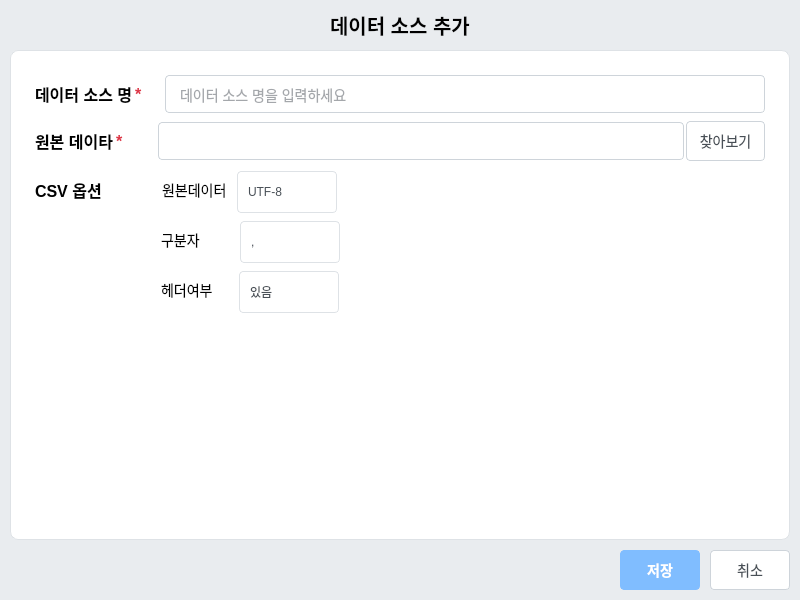
<?xml version="1.0" encoding="UTF-8"?>
<ui version="4.0">
 <class>DataSourceDialog</class>
 <widget class="QMainWindow" name="DataSourceDialog">
  <property name="geometry">
   <rect>
    <x>0</x>
    <y>0</y>
    <width>800</width>
    <height>600</height>
   </rect>
  </property>
  <property name="minimumSize">
   <size>
    <width>800</width>
    <height>600</height>
   </size>
  </property>
  <property name="maximumSize">
   <size>
    <width>800</width>
    <height>600</height>
   </size>
  </property>
  <property name="windowTitle">
   <string>S-DIA - 데이터 소스</string>
  </property>
  <widget class="QWidget" name="centralwidget">
   <property name="styleSheet">
    <string notr="true">QWidget#centralwidget {
    background-color: #e9ecef;
}
QLabel {
    color: #000000;
    font-size: 14px;
    background-color: transparent;
}
QLineEdit, QTextEdit {
    padding: 8px 12px;
    border: 1px solid #ced4da;
    border-radius: 4px;
    background-color: #ffffff;
    font-size: 14px;
    min-height: 20px;
    color: #495057;
}
QLineEdit:focus, QTextEdit:focus {
    border: 1px solid #80bdff;
    border-color: #80bdff;
    outline: 0;
}
QPushButton {
    color: #495057;
    background-color: #ffffff;
    border: 1px solid #ced4da;
    padding: 8px;
    border-radius: 4px;
    font-size: 14px;
}
QPushButton:hover {
    background-color: #f8f9fa;
}
QPushButton#save_button {
    color: #fff;
    background-color: #80bdff;
    border-color: #80bdff;
    font-weight: bold;
}
QPushButton#save_button:hover {
    color: #fff;
    background-color: #80bdff;
    border-color: #80bdff;
}
QPushButton#save_button:pressed {
    background-color: #80bdff;
    border-color: #80bdff;
}
QFrame#form_container {
    background-color: white;
    border-radius: 8px;
    border: 1px solid #dee2e6;
}</string>
   </property>
   <layout class="QVBoxLayout" name="verticalLayout">
    <property name="spacing">
     <number>10</number>
    </property>
    <property name="leftMargin">
     <number>10</number>
    </property>
    <property name="topMargin">
     <number>10</number>
    </property>
    <property name="rightMargin">
     <number>10</number>
    </property>
    <property name="bottomMargin">
     <number>10</number>
    </property>
    <item>
     <widget class="QWidget" name="title_container" native="true">
      <property name="styleSheet">
       <string notr="true">background-color: transparent;</string>
      </property>
      <layout class="QHBoxLayout" name="horizontalLayout">
       <property name="spacing">
        <number>4</number>
       </property>
       <property name="leftMargin">
        <number>0</number>
       </property>
       <property name="topMargin">
        <number>0</number>
       </property>
       <property name="rightMargin">
        <number>0</number>
       </property>
       <property name="bottomMargin">
        <number>0</number>
       </property>
       <item>
        <spacer name="horizontalSpacer_2">
         <property name="orientation">
          <enum>Qt::Orientation::Horizontal</enum>
         </property>
         <property name="sizeHint" stdset="0">
          <size>
           <width>40</width>
           <height>20</height>
          </size>
         </property>
        </spacer>
       </item>
       <item>
        <widget class="QLabel" name="title_label">
         <property name="styleSheet">
          <string notr="true">font-size: 20px;
font-weight: bold;
color: #000000;
background-color: transparent;</string>
         </property>
         <property name="text">
          <string>데이터 소스 추가</string>
         </property>
        </widget>
       </item>
       <item>
        <spacer name="horizontalSpacer_3">
         <property name="orientation">
          <enum>Qt::Orientation::Horizontal</enum>
         </property>
         <property name="sizeHint" stdset="0">
          <size>
           <width>40</width>
           <height>20</height>
          </size>
         </property>
        </spacer>
       </item>
      </layout>
     </widget>
    </item>
    <item>
     <widget class="QFrame" name="form_container">
      <property name="frameShape">
       <enum>QFrame::Shape::StyledPanel</enum>
      </property>
      <property name="frameShadow">
       <enum>QFrame::Shadow::Raised</enum>
      </property>
      <layout class="QVBoxLayout" name="verticalLayout_2">
       <property name="spacing">
        <number>4</number>
       </property>
       <property name="leftMargin">
        <number>24</number>
       </property>
       <property name="topMargin">
        <number>24</number>
       </property>
       <property name="rightMargin">
        <number>24</number>
       </property>
       <property name="bottomMargin">
        <number>24</number>
       </property>
       <item>
        <widget class="QWidget" name="name_container" native="true">
         <layout class="QHBoxLayout" name="name_layout">
          <property name="spacing">
           <number>2</number>
          </property>
          <property name="leftMargin">
           <number>0</number>
          </property>
          <property name="topMargin">
           <number>0</number>
          </property>
          <property name="rightMargin">
           <number>0</number>
          </property>
          <property name="bottomMargin">
           <number>4</number>
          </property>
          <item>
           <widget class="QLabel" name="name_text">
            <property name="styleSheet">
             <string notr="true">font-size: 16px;
font-weight: bold;</string>
            </property>
            <property name="text">
             <string>데이터 소스 명</string>
            </property>
           </widget>
          </item>
          <item>
           <widget class="QLabel" name="name_required">
            <property name="styleSheet">
             <string notr="true">color: #dc3545;
font-size: 16px;
font-weight: bold;</string>
            </property>
            <property name="text">
             <string>*</string>
            </property>
           </widget>
          </item>
          <item>
           <spacer name="horizontalSpacer_4">
            <property name="orientation">
             <enum>Qt::Orientation::Horizontal</enum>
            </property>
            <property name="sizeHint" stdset="0">
             <size>
              <width>10</width>
              <height>20</height>
             </size>
            </property>
           </spacer>
          </item>
          <item>
           <widget class="QLineEdit" name="name_input">
            <property name="sizePolicy">
             <sizepolicy hsizetype="Fixed" vsizetype="Fixed">
              <horstretch>0</horstretch>
              <verstretch>0</verstretch>
             </sizepolicy>
            </property>
            <property name="minimumSize">
             <size>
              <width>600</width>
              <height>38</height>
             </size>
            </property>
            <property name="maximumSize">
             <size>
              <width>600</width>
              <height>38</height>
             </size>
            </property>
            <property name="placeholderText">
             <string>데이터 소스 명을 입력하세요</string>
            </property>
           </widget>
          </item>
         </layout>
        </widget>
       </item>
       <item>
        <widget class="QWidget" name="data_path_container" native="true">
         <layout class="QHBoxLayout" name="desc_layout">
          <property name="spacing">
           <number>2</number>
          </property>
          <property name="leftMargin">
           <number>0</number>
          </property>
          <property name="topMargin">
           <number>0</number>
          </property>
          <property name="rightMargin">
           <number>0</number>
          </property>
          <property name="bottomMargin">
           <number>4</number>
          </property>
          <item>
           <widget class="QLabel" name="desc_text">
            <property name="styleSheet">
             <string notr="true">font-size: 16px;
font-weight: bold;</string>
            </property>
            <property name="text">
             <string>원본 데이타</string>
            </property>
           </widget>
          </item>
          <item>
           <widget class="QLabel" name="label">
            <property name="styleSheet">
             <string notr="true">color: #dc3545;
font-size: 16px;
font-weight: bold;</string>
            </property>
            <property name="text">
             <string>*</string>
            </property>
           </widget>
          </item>
          <item>
           <spacer name="horizontalSpacer_5">
            <property name="orientation">
             <enum>Qt::Orientation::Horizontal</enum>
            </property>
            <property name="sizeHint" stdset="0">
             <size>
              <width>32</width>
              <height>20</height>
             </size>
            </property>
           </spacer>
          </item>
          <item>
           <widget class="QLineEdit" name="data_path_input">
            <property name="sizePolicy">
             <sizepolicy hsizetype="Expanding" vsizetype="Fixed">
              <horstretch>1</horstretch>
              <verstretch>0</verstretch>
             </sizepolicy>
            </property>
            <property name="minimumSize">
             <size>
              <width>519</width>
              <height>38</height>
             </size>
            </property>
            <property name="maximumSize">
             <size>
              <width>557</width>
              <height>38</height>
             </size>
            </property>
           </widget>
          </item>
          <item>
           <widget class="QPushButton" name="fs_explorer">
            <property name="minimumSize">
             <size>
              <width>79</width>
              <height>0</height>
             </size>
            </property>
            <property name="maximumSize">
             <size>
              <width>79</width>
              <height>16777215</height>
             </size>
            </property>
            <property name="text">
             <string>찾아보기</string>
            </property>
           </widget>
          </item>
         </layout>
        </widget>
       </item>
       <item>
        <widget class="QWidget" name="csv_1_container" native="true">
         <layout class="QHBoxLayout" name="type_layout">
          <property name="spacing">
           <number>2</number>
          </property>
          <property name="leftMargin">
           <number>0</number>
          </property>
          <property name="topMargin">
           <number>0</number>
          </property>
          <property name="rightMargin">
           <number>0</number>
          </property>
          <property name="bottomMargin">
           <number>4</number>
          </property>
          <item>
           <widget class="QLabel" name="type_text">
            <property name="styleSheet">
             <string notr="true">font-size: 16px;
font-weight: bold;</string>
            </property>
            <property name="text">
             <string>CSV 옵션</string>
            </property>
           </widget>
          </item>
          <item>
           <spacer name="horizontalSpacer">
            <property name="orientation">
             <enum>Qt::Orientation::Horizontal</enum>
            </property>
            <property name="sizeType">
             <enum>QSizePolicy::Policy::Fixed</enum>
            </property>
            <property name="sizeHint" stdset="0">
             <size>
              <width>58</width>
              <height>20</height>
             </size>
            </property>
           </spacer>
          </item>
          <item>
           <widget class="QLabel" name="label_2">
            <property name="text">
             <string>원본데이터</string>
            </property>
           </widget>
          </item>
          <item>
           <spacer name="horizontalSpacer_6">
            <property name="orientation">
             <enum>Qt::Orientation::Horizontal</enum>
            </property>
            <property name="sizeType">
             <enum>QSizePolicy::Policy::Fixed</enum>
            </property>
            <property name="sizeHint" stdset="0">
             <size>
              <width>8</width>
              <height>20</height>
             </size>
            </property>
           </spacer>
          </item>
          <item>
           <widget class="QComboBox" name="charset_input">
            <property name="minimumSize">
             <size>
              <width>100</width>
              <height>42</height>
             </size>
            </property>
            <property name="maximumSize">
             <size>
              <width>70</width>
              <height>38</height>
             </size>
            </property>
            <property name="styleSheet">
             <string notr="true">                QComboBox {
                    background-color: white;
                    border: 1px solid #dee2e6;
                    border-radius: 4px;
                    padding: 5px 10px;
                    min-height: 30px;
                    color: #495057;
                }
                QComboBox:focus {
                    border: 1px solid #339af0;
                }
                QComboBox::drop-down {
                    subcontrol-origin: padding;
                    subcontrol-position: center right;
                    width: 30px;
                    border: none;
                }
                QComboBox::down-arrow {
                    image: url(src/ui/resources/images/down-arrow-svgrepo-com.svg);
                    width: 10px;
                    height: 10px;
                    margin-right: 1px;
                }
                QComboBox QAbstractItemView {
                    background-color: white;
                    border: 1px solid #dee2e6;
                    border-radius: 4px;
                    outline: none;
                    selection-background-color: #e9ecef;
                    selection-color: #000;
                }
                QComboBox QAbstractItemView::item {
                    padding: 8px 20px;
                    color: #495057;
                }
                QComboBox QAbstractItemView::item:selected {
                    background-color: #e9ecef;
                    color: #000;
                }</string>
            </property>
            <property name="currentIndex">
             <number>0</number>
            </property>
            <property name="maxVisibleItems">
             <number>13</number>
            </property>
            <property name="insertPolicy">
             <enum>QComboBox::InsertPolicy::NoInsert</enum>
            </property>
            <item>
             <property name="text">
              <string>UTF-8</string>
             </property>
            </item>
            <item>
             <property name="text">
              <string>EUC-KR</string>
             </property>
            </item>
           </widget>
          </item>
          <item>
           <spacer name="type_spacer">
            <property name="orientation">
             <enum>Qt::Orientation::Horizontal</enum>
            </property>
            <property name="sizeHint" stdset="0">
             <size>
              <width>40</width>
              <height>20</height>
             </size>
            </property>
           </spacer>
          </item>
         </layout>
        </widget>
       </item>
       <item>
        <widget class="QWidget" name="csv_2_container" native="true">
         <layout class="QHBoxLayout" name="type_layout">
          <property name="spacing">
           <number>2</number>
          </property>
          <property name="leftMargin">
           <number>0</number>
          </property>
          <property name="topMargin">
           <number>0</number>
          </property>
          <property name="rightMargin">
           <number>0</number>
          </property>
          <property name="bottomMargin">
           <number>4</number>
          </property>
          <item>
           <spacer name="horizontalSpacer_7">
            <property name="orientation">
             <enum>Qt::Orientation::Horizontal</enum>
            </property>
            <property name="sizeType">
             <enum>QSizePolicy::Policy::Fixed</enum>
            </property>
            <property name="sizeHint" stdset="0">
             <size>
              <width>126</width>
              <height>20</height>
             </size>
            </property>
           </spacer>
          </item>
          <item>
           <widget class="QLabel" name="label_3">
            <property name="text">
             <string>구분자</string>
            </property>
           </widget>
          </item>
          <item>
           <spacer name="horizontalSpacer_8">
            <property name="orientation">
             <enum>Qt::Orientation::Horizontal</enum>
            </property>
            <property name="sizeType">
             <enum>QSizePolicy::Policy::Fixed</enum>
            </property>
            <property name="sizeHint" stdset="0">
             <size>
              <width>38</width>
              <height>20</height>
             </size>
            </property>
           </spacer>
          </item>
          <item>
           <widget class="QComboBox" name="separator_input">
            <property name="minimumSize">
             <size>
              <width>100</width>
              <height>42</height>
             </size>
            </property>
            <property name="maximumSize">
             <size>
              <width>70</width>
              <height>38</height>
             </size>
            </property>
            <property name="styleSheet">
             <string notr="true">                QComboBox {
                    background-color: white;
                    border: 1px solid #dee2e6;
                    border-radius: 4px;
                    padding: 5px 10px;
                    min-height: 30px;
                    color: #495057;
                }
                QComboBox:focus {
                    border: 1px solid #339af0;
                }
                QComboBox::drop-down {
                    subcontrol-origin: padding;
                    subcontrol-position: center right;
                    width: 30px;
                    border: none;
                }
                QComboBox::down-arrow {
                    image: url(src/ui/resources/images/down-arrow-svgrepo-com.svg);
                    width: 10px;
                    height: 10px;
                    margin-right: 1px;
                }
                QComboBox QAbstractItemView {
                    background-color: white;
                    border: 1px solid #dee2e6;
                    border-radius: 4px;
                    outline: none;
                    selection-background-color: #e9ecef;
                    selection-color: #000;
                }
                QComboBox QAbstractItemView::item {
                    padding: 8px 20px;
                    color: #495057;
                }
                QComboBox QAbstractItemView::item:selected {
                    background-color: #e9ecef;
                    color: #000;
                }</string>
            </property>
            <property name="editable">
             <bool>false</bool>
            </property>
            <property name="insertPolicy">
             <enum>QComboBox::InsertPolicy::NoInsert</enum>
            </property>
            <item>
             <property name="text">
              <string>,</string>
             </property>
            </item>
            <item>
             <property name="text">
              <string>TAB</string>
             </property>
            </item>
            <item>
             <property name="text">
              <string>|</string>
             </property>
            </item>
           </widget>
          </item>
          <item>
           <spacer name="type_spacer_2">
            <property name="orientation">
             <enum>Qt::Orientation::Horizontal</enum>
            </property>
            <property name="sizeHint" stdset="0">
             <size>
              <width>40</width>
              <height>20</height>
             </size>
            </property>
           </spacer>
          </item>
         </layout>
        </widget>
       </item>
       <item>
        <widget class="QWidget" name="csv_3_container" native="true">
         <layout class="QHBoxLayout" name="type_layout">
          <property name="spacing">
           <number>2</number>
          </property>
          <property name="leftMargin">
           <number>0</number>
          </property>
          <property name="topMargin">
           <number>0</number>
          </property>
          <property name="rightMargin">
           <number>0</number>
          </property>
          <property name="bottomMargin">
           <number>4</number>
          </property>
          <item>
           <spacer name="horizontalSpacer_10">
            <property name="orientation">
             <enum>Qt::Orientation::Horizontal</enum>
            </property>
            <property name="sizeType">
             <enum>QSizePolicy::Policy::Fixed</enum>
            </property>
            <property name="sizeHint" stdset="0">
             <size>
              <width>126</width>
              <height>20</height>
             </size>
            </property>
           </spacer>
          </item>
          <item>
           <widget class="QLabel" name="label_4">
            <property name="text">
             <string>헤더여부</string>
            </property>
           </widget>
          </item>
          <item>
           <spacer name="horizontalSpacer_9">
            <property name="orientation">
             <enum>Qt::Orientation::Horizontal</enum>
            </property>
            <property name="sizeType">
             <enum>QSizePolicy::Policy::Fixed</enum>
            </property>
            <property name="sizeHint" stdset="0">
             <size>
              <width>24</width>
              <height>20</height>
             </size>
            </property>
           </spacer>
          </item>
          <item>
           <widget class="QComboBox" name="has_header_input">
            <property name="minimumSize">
             <size>
              <width>100</width>
              <height>42</height>
             </size>
            </property>
            <property name="maximumSize">
             <size>
              <width>70</width>
              <height>38</height>
             </size>
            </property>
            <property name="styleSheet">
             <string notr="true">                QComboBox {
                    background-color: white;
                    border: 1px solid #dee2e6;
                    border-radius: 4px;
                    padding: 5px 10px;
                    min-height: 30px;
                    color: #495057;
                }
                QComboBox:focus {
                    border: 1px solid #339af0;
                }
                QComboBox::drop-down {
                    subcontrol-origin: padding;
                    subcontrol-position: center right;
                    width: 30px;
                    border: none;
                }
                QComboBox::down-arrow {
                    image: url(src/ui/resources/images/down-arrow-svgrepo-com.svg);
                    width: 10px;
                    height: 10px;
                    margin-right: 1px;
                }
                QComboBox QAbstractItemView {
                    background-color: white;
                    border: 1px solid #dee2e6;
                    border-radius: 4px;
                    outline: none;
                    selection-background-color: #e9ecef;
                    selection-color: #000;
                }
                QComboBox QAbstractItemView::item {
                    padding: 8px 20px;
                    color: #495057;
                }
                QComboBox QAbstractItemView::item:selected {
                    background-color: #e9ecef;
                    color: #000;
                }</string>
            </property>
            <property name="insertPolicy">
             <enum>QComboBox::InsertPolicy::NoInsert</enum>
            </property>
            <item>
             <property name="text">
              <string>있음</string>
             </property>
            </item>
            <item>
             <property name="text">
              <string>없음</string>
             </property>
            </item>
           </widget>
          </item>
          <item>
           <spacer name="type_spacer_3">
            <property name="orientation">
             <enum>Qt::Orientation::Horizontal</enum>
            </property>
            <property name="sizeHint" stdset="0">
             <size>
              <width>40</width>
              <height>20</height>
             </size>
            </property>
           </spacer>
          </item>
         </layout>
        </widget>
       </item>
       <item>
        <spacer name="verticalSpacer">
         <property name="orientation">
          <enum>Qt::Orientation::Vertical</enum>
         </property>
         <property name="sizeHint" stdset="0">
          <size>
           <width>20</width>
           <height>40</height>
          </size>
         </property>
        </spacer>
       </item>
      </layout>
     </widget>
    </item>
    <item>
     <layout class="QHBoxLayout" name="horizontalLayout_2">
      <item>
       <spacer name="horizontalSpacer_11">
        <property name="orientation">
         <enum>Qt::Orientation::Horizontal</enum>
        </property>
        <property name="sizeHint" stdset="0">
         <size>
          <width>40</width>
          <height>20</height>
         </size>
        </property>
       </spacer>
      </item>
      <item>
       <widget class="QPushButton" name="save_button">
        <property name="minimumSize">
         <size>
          <width>80</width>
          <height>0</height>
         </size>
        </property>
        <property name="text">
         <string>저장</string>
        </property>
       </widget>
      </item>
      <item>
       <widget class="QPushButton" name="cancel_button">
        <property name="minimumSize">
         <size>
          <width>80</width>
          <height>0</height>
         </size>
        </property>
        <property name="text">
         <string>취소</string>
        </property>
       </widget>
      </item>
     </layout>
    </item>
   </layout>
  </widget>
 </widget>
 <resources/>
 <connections/>
</ui>
